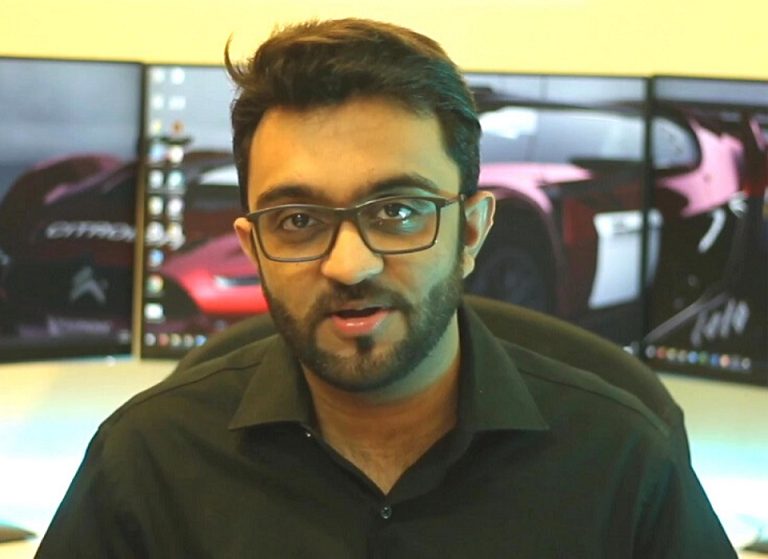
//> input picture Resources/test.png, 768 x 559 px
$ ./imageManipulation   (built with g++ and OpenCV 4)
//> lines starting //> are read from the running program, lines starting //| are printed output that depends on the picture; after the words box and inside, x2 and y2 are one past the last pixel; in counts of white or black regions, pixels touching at a corner belong together
#include <opencv2/highgui.hpp>
#include <opencv2/imgproc.hpp>
#include <iostream>

using namespace std;
using namespace cv;

void main() {
	string path = "../Resources/test.png";
	Mat img = imread(path);
//> img is the input picture: 559 rows x 768 cols, CV_8UC3; mean B, G, R 94.1, 117.1, 120.5
	Mat imgGray, imgBlur1, imgBlur2, imgCanny1, imgCanny2, imgErode1, imgErode2, imgDil1, imgDil2;

	cvtColor(img, imgGray, COLOR_BGR2GRAY);
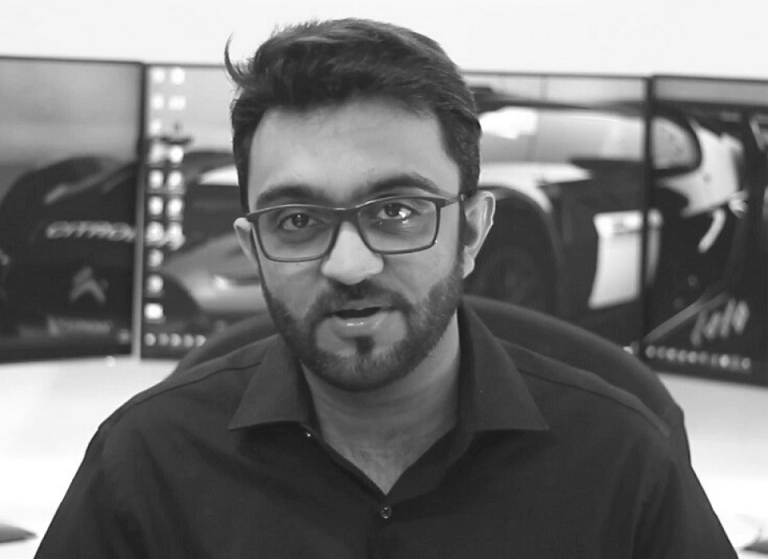
//> imgGray: 559 rows x 768 cols, CV_8UC1; min 22, max 255, mean 115.5
	GaussianBlur(img, imgBlur1, Size(3, 3), 1, 1);
	GaussianBlur(img, imgBlur2, Size(7, 7), 1, 1);
	Canny(img, imgCanny1, 25, 75);
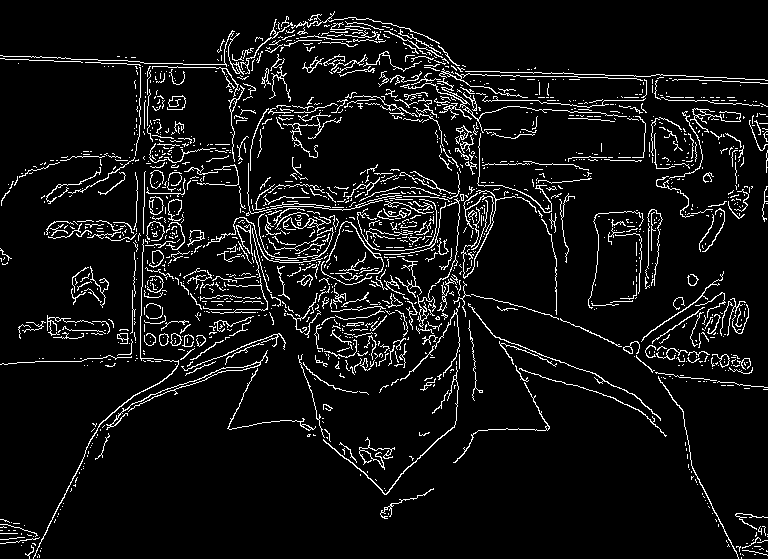
//> imgCanny1: 559 rows x 768 cols, CV_8UC1; 7.1% white in thin lines or dots
	Canny(img, imgCanny2, 5, 150);
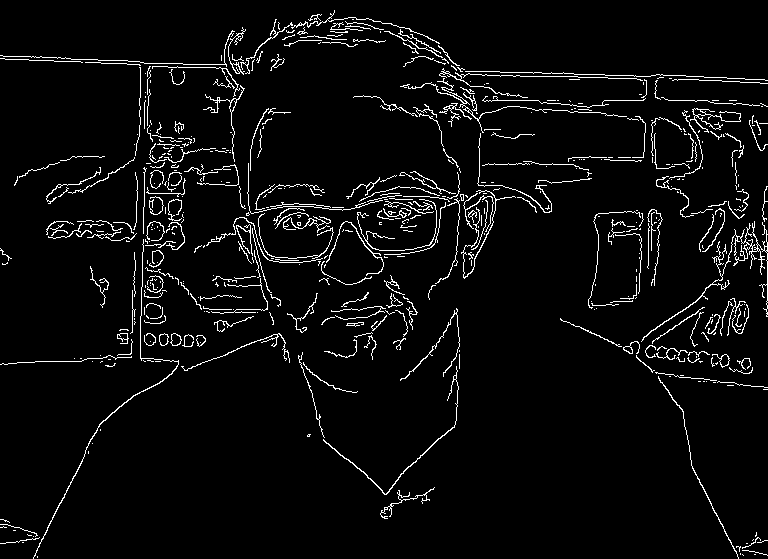
//> imgCanny2: 559 rows x 768 cols, CV_8UC1; 4.4% white in thin lines or dots

	Mat kernel1 = getStructuringElement(MORPH_RECT, Size(3, 3));
	Mat kernel2 = getStructuringElement(MORPH_RECT, Size(2, 5));
	dilate(imgCanny1, imgDil1, kernel1);
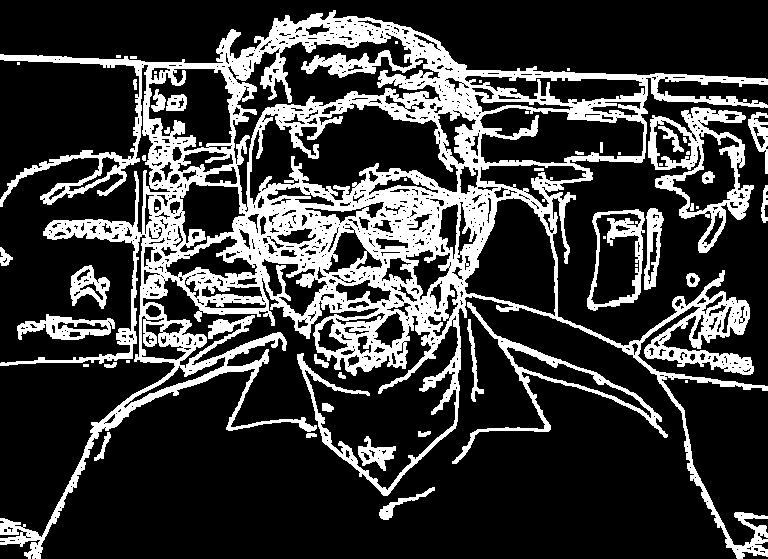
//> imgDil1: 559 rows x 768 cols, CV_8UC1; 23.4% white; 50 white regions (18 under 20 px), largest, box (x1, y1, x2, y2) and area: (0, 10, 768, 559) 84703, (648, 107, 754, 253) 4403, (452, 302, 668, 464) 2712
	dilate(imgCanny2, imgDil2, kernel2);
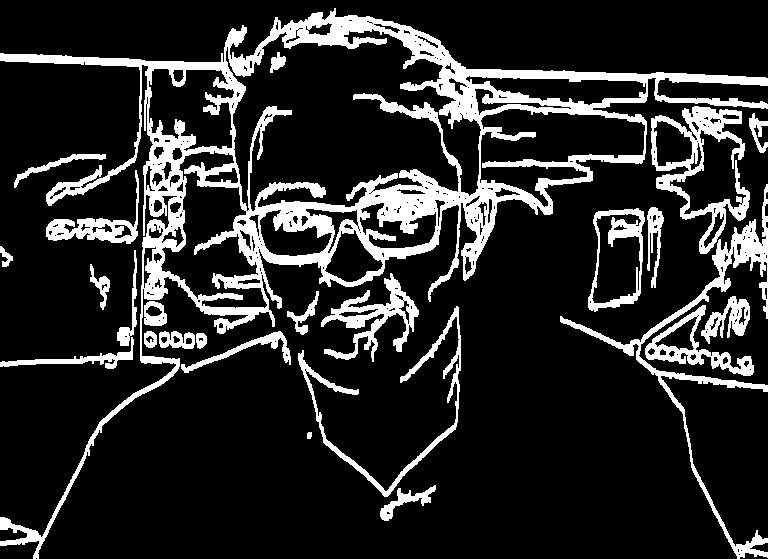
//> imgDil2: 559 rows x 768 cols, CV_8UC1; 16.3% white; 25 white regions, largest, box (x1, y1, x2, y2) and area: (0, 8, 768, 559) 42878, (560, 184, 768, 559) 5087, (651, 106, 750, 254) 4151
	erode(imgDil1, imgErode1, kernel1);
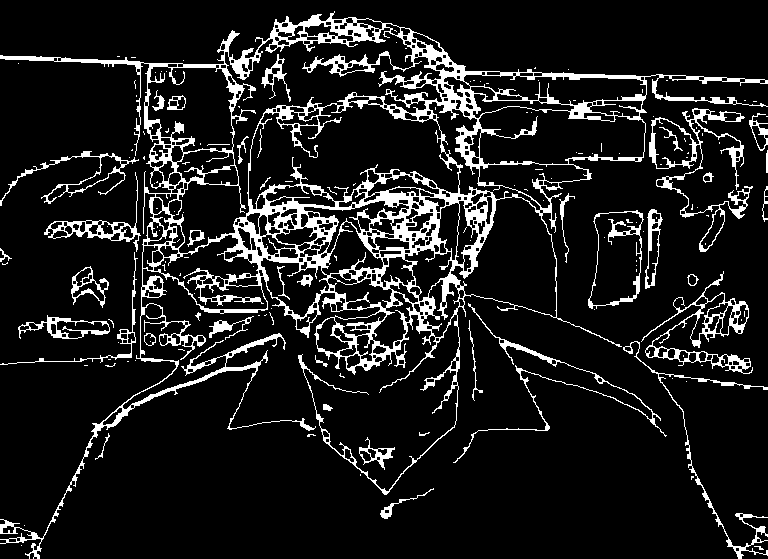
//> imgErode1: 559 rows x 768 cols, CV_8UC1; 11.5% white; 160 white regions (120 under 20 px), largest, box (x1, y1, x2, y2) and area: (0, 11, 768, 559) 35797, (649, 108, 753, 252) 2037, (641, 271, 753, 374) 1797
	erode(imgDil2, imgErode2, kernel2);
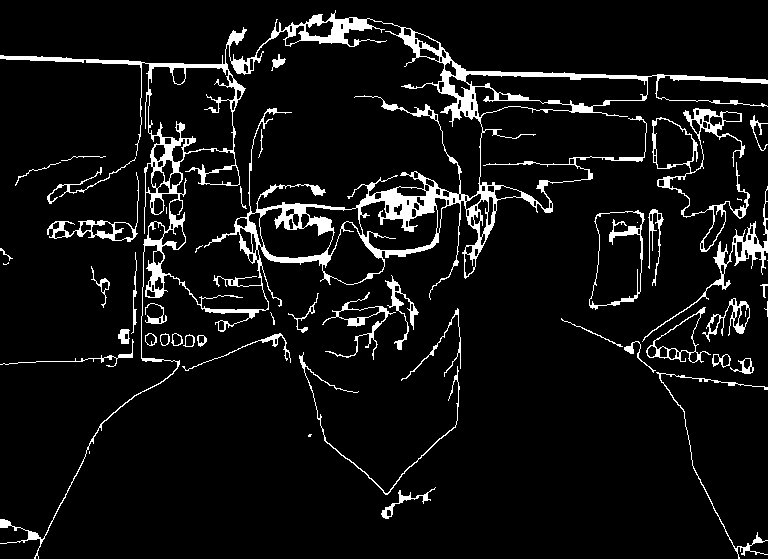
//> imgErode2: 559 rows x 768 cols, CV_8UC1; 7.2% white; 52 white regions (13 under 20 px), largest, box (x1, y1, x2, y2) and area: (0, 10, 768, 559) 19793, (652, 108, 750, 252) 1735, (642, 186, 768, 342) 1217

	imshow("Gray Scale", imgGray);
	imshow("Blur image", imgBlur1);
	imshow("Blur2 image", imgBlur2);
	imshow("canny1 image", imgCanny1);
	imshow("canny2 image", imgCanny2);
	imshow("erode1 image", imgErode1);
	imshow("erode2 image", imgErode2);
	imshow("dilate1 image", imgDil1);
	imshow("dilate2 image", imgDil2);

	waitKey(0);
}

$ run again, with Resources/cards.jpg saved as Resources/test.png
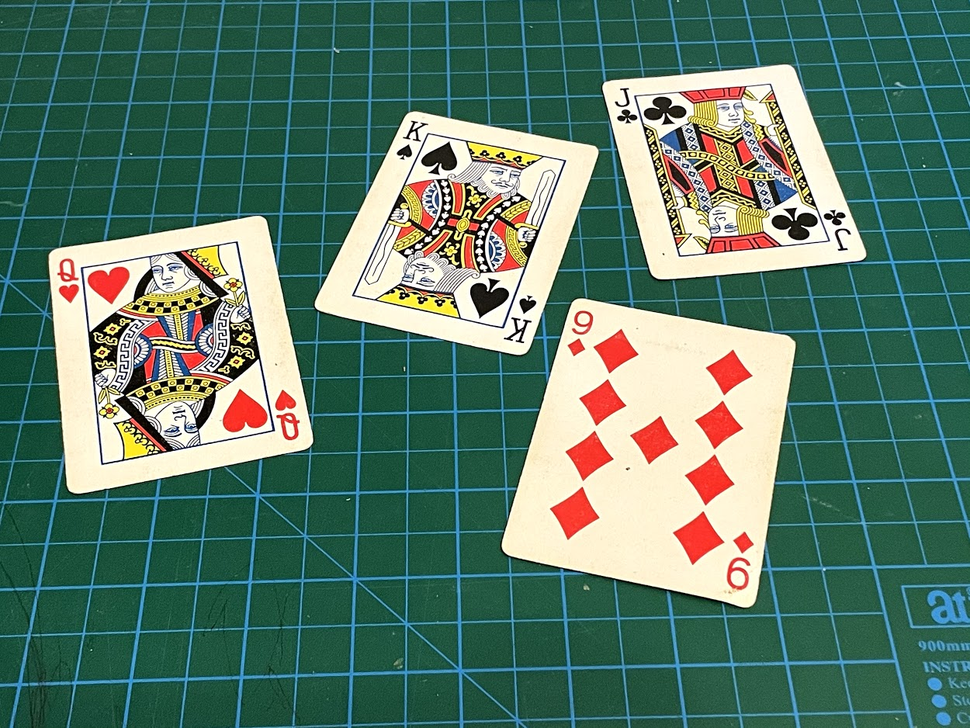
//> input picture Resources/cards.jpg, 970 x 728 px, shrunk from 1250 x 938 before the run
//> img is the input picture: 728 rows x 970 cols, CV_8UC3; mean B, G, R 104.7, 121.2, 89.1
//> `Canny(img, imgCanny1, 25, 75);`:
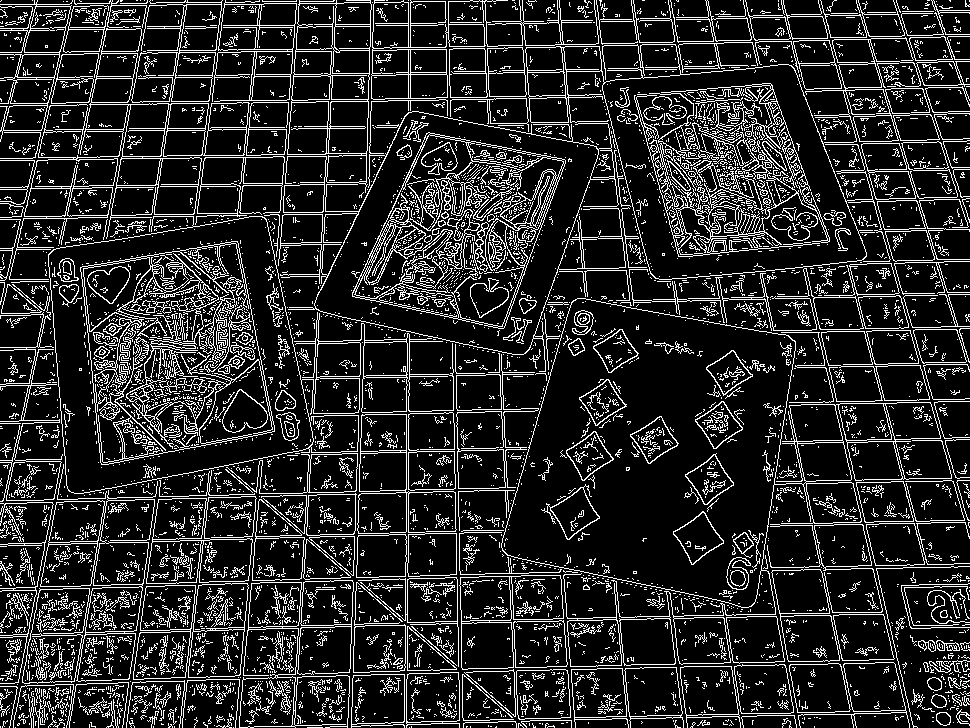
//> imgCanny1: 728 rows x 970 cols, CV_8UC1; 15.8% white in thin lines or dots
//> imgCanny2: 728 rows x 970 cols, CV_8UC1; 11.8% white in thin lines or dots
//> imgDil1: 728 rows x 970 cols, CV_8UC1; 47.1% white; 232 white regions (52 under 20 px), largest, box (x1, y1, x2, y2) and area: (0, 0, 970, 728) 286714, (350, 119, 573, 345) 23661, (694, 349, 776, 450) 2742
//> imgDil2: 728 rows x 970 cols, CV_8UC1; 36.6% white; 43 white regions (6 under 20 px), largest, box (x1, y1, x2, y2) and area: (0, 0, 970, 728) 195365, (80, 239, 276, 467) 26343, (615, 81, 852, 259) 22484
//> imgErode1: 728 rows x 970 cols, CV_8UC1; 29% white; 471 white regions (326 under 20 px), largest, box (x1, y1, x2, y2) and area: (0, 0, 970, 728) 171684, (351, 120, 572, 336) 16105, (910, 635, 970, 726) 1750
//> `erode(imgDil2, imgErode2, kernel2);`:
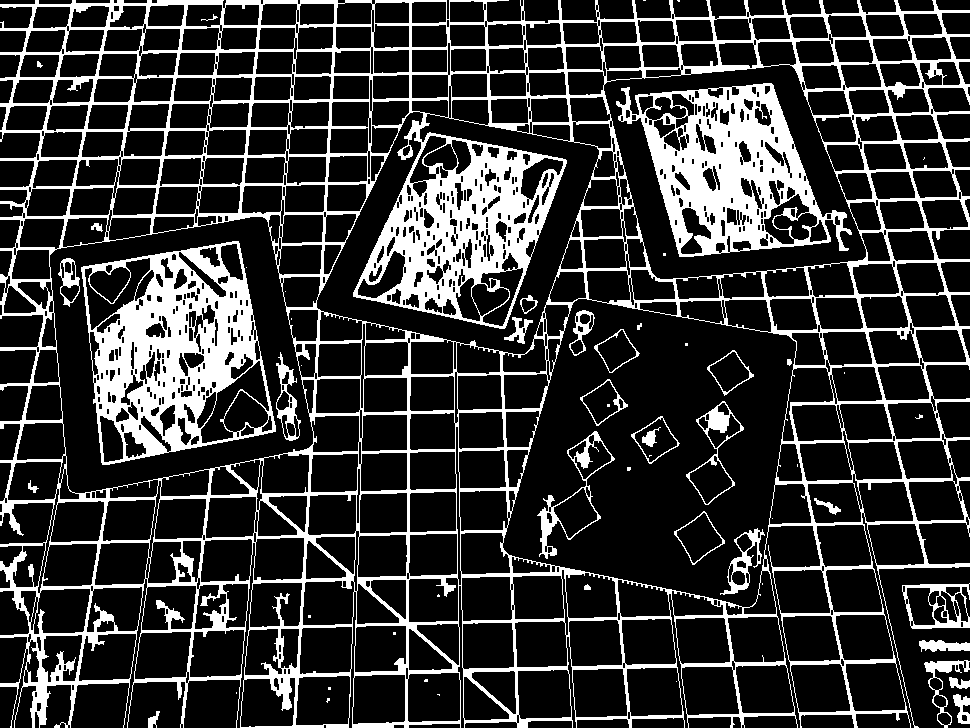
//> imgErode2: 728 rows x 970 cols, CV_8UC1; 21% white; 57 white regions (26 under 20 px), largest, box (x1, y1, x2, y2) and area: (0, 0, 970, 728) 102396, (81, 241, 276, 465) 19521, (616, 83, 852, 257) 16950
